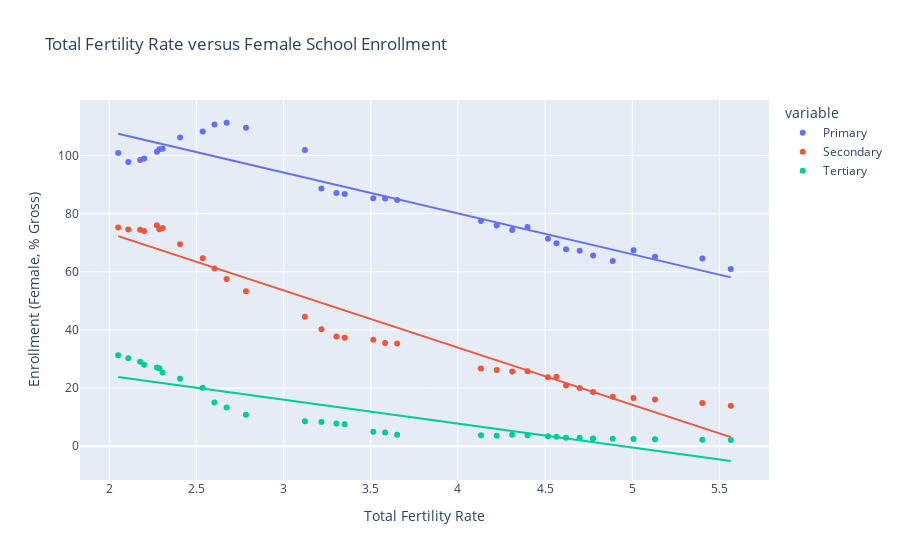

The notebook cell saved with this chart:
### Code cell
# visualize the relationship between fertility and female education

vars = {
    "SP.DYN.TFRT.IN": "Total Fertility Rate",
    "SE.PRM.ENRR.FE": "Primary",
    "SE.SEC.ENRR.FE": "Secondary",
    "SE.TER.ENRR.FE": "Tertiary"
}

school = wbdata.get_dataframe(vars,country='IND').dropna().sort_index()

px.scatter(school, 
           x="Total Fertility Rate", 
           y=["Primary",
              "Secondary",
              "Tertiary"
             ], 
           labels={
               'value': 'Enrollment (Female, % Gross)'
           },
           title='Total Fertility Rate versus Female School Enrollment',
           # adjust trendline and trendline_options as necessary
           trendline="ols"
          )

### Figure 1 — Plotly figure (JSON) as saved in the notebook; plotly's stock layout.template omitted (floating-point values rounded to 4 significant figures)
{"data": [{"hovertemplate": "variable=Primary<br>Total Fertility Rate=%{x}<br>Enrollment (Female, % Gross)=%{y}<extra></extra>", "legendgroup": "Primary", "marker": {"color": "#636efa", "symbol": "circle"}, "mode": "markers", "name": "Primary", "orientation": "v", "showlegend": true, "type": "scatter", "x": [5.565, 5.402, 5.13, 5.007, 4.888, 4.775, 4.698, 4.62, 4.565, 4.516, 4.399, 4.311, 4.222, 4.132, 3.651, 3.582, 3.514, 3.35, 3.303, 3.217, 3.122, 2.784, 2.673, 2.603, 2.536, 2.406, 2.306, 2.287, 2.273, 2.2, 2.177, 2.109, 2.051], "xaxis": "x", "y": [60.93, 64.6, 65.19, 67.39, 63.71, 65.61, 67.29, 67.8, 69.86, 71.38, 75.38, 74.42, 75.91, 77.51, 84.72, 85.2, 85.34, 86.76, 87.15, 88.69, 101.9, 109.6, 111.3, 110.7, 108.3, 106.2, 102.3, 102.2, 101.3, 99.0, 98.46, 97.81, 100.9], "yaxis": "y"}, {"hovertemplate": "<b>OLS trendline</b><br>value = -14.0614 * Total Fertility Rate + 136.347<br>R<sup>2</sup>=0.893247<br><br>variable=Primary<br>Total Fertility Rate=%{x}<br>Enrollment (Female, % Gross)=%{y} <b>(trend)</b><extra></extra>", "legendgroup": "Primary", "marker": {"color": "#636efa", "symbol": "circle"}, "mode": "lines", "name": "Primary", "showlegend": false, "type": "scatter", "x": [2.051, 2.109, 2.177, 2.2, 2.273, 2.287, 2.306, 2.406, 2.536, 2.603, 2.673, 2.784, 3.122, 3.217, 3.303, 3.35, 3.514, 3.582, 3.651, 4.132, 4.222, 4.311, 4.399, 4.516, 4.565, 4.62, 4.698, 4.775, 4.888, 5.007, 5.13, 5.402, 5.565], "xaxis": "x", "y": [107.5, 106.7, 105.7, 105.4, 104.4, 104.2, 103.9, 102.5, 100.7, 99.75, 98.76, 97.2, 92.45, 91.11, 89.9, 89.24, 86.94, 85.98, 85.01, 78.25, 76.98, 75.73, 74.49, 72.85, 72.16, 71.38, 70.29, 69.2, 67.62, 65.94, 64.21, 60.39, 58.1], "yaxis": "y"}, {"hovertemplate": "variable=Secondary<br>Total Fertility Rate=%{x}<br>Enrollment (Female, % Gross)=%{y}<extra></extra>", "legendgroup": "Secondary", "marker": {"color": "#EF553B", "symbol": "circle"}, "mode": "markers", "name": "Secondary", "orientation": "v", "showlegend": true, "type": "scatter", "x": [5.565, 5.402, 5.13, 5.007, 4.888, 4.775, 4.698, 4.62, 4.565, 4.516, 4.399, 4.311, 4.222, 4.132, 3.651, 3.582, 3.514, 3.35, 3.303, 3.217, 3.122, 2.784, 2.673, 2.603, 2.536, 2.406, 2.306, 2.287, 2.273, 2.2, 2.177, 2.109, 2.051], "xaxis": "x", "y": [13.92, 14.88, 16.08, 16.61, 17.03, 18.67, 20.0, 20.89, 23.85, 23.68, 25.83, 25.73, 26.19, 26.75, 35.3, 35.47, 36.64, 37.32, 37.78, 40.28, 44.5, 53.31, 57.52, 61.1, 64.67, 69.48, 75.04, 74.69, 76.04, 74.06, 74.43, 74.52, 75.28], "yaxis": "y"}, {"hovertemplate": "<b>OLS trendline</b><br>value = -19.6806 * Total Fertility Rate + 112.642<br>R<sup>2</sup>=0.940222<br><br>variable=Secondary<br>Total Fertility Rate=%{x}<br>Enrollment (Female, % Gross)=%{y} <b>(trend)</b><extra></extra>", "legendgroup": "Secondary", "marker": {"color": "#EF553B", "symbol": "circle"}, "mode": "lines", "name": "Secondary", "showlegend": false, "type": "scatter", "x": [2.051, 2.109, 2.177, 2.2, 2.273, 2.287, 2.306, 2.406, 2.536, 2.603, 2.673, 2.784, 3.122, 3.217, 3.303, 3.35, 3.514, 3.582, 3.651, 4.132, 4.222, 4.311, 4.399, 4.516, 4.565, 4.62, 4.698, 4.775, 4.888, 5.007, 5.13, 5.402, 5.565], "xaxis": "x", "y": [72.28, 71.14, 69.8, 69.35, 67.91, 67.63, 67.26, 65.29, 62.73, 61.41, 60.04, 57.85, 51.2, 49.33, 47.64, 46.71, 43.48, 42.15, 40.79, 31.32, 29.55, 27.8, 26.07, 23.76, 22.8, 21.72, 20.18, 18.67, 16.44, 14.1, 11.68, 6.328, 3.12], "yaxis": "y"}, {"hovertemplate": "variable=Tertiary<br>Total Fertility Rate=%{x}<br>Enrollment (Female, % Gross)=%{y}<extra></extra>", "legendgroup": "Tertiary", "marker": {"color": "#00cc96", "symbol": "circle"}, "mode": "markers", "name": "Tertiary", "orientation": "v", "showlegend": true, "type": "scatter", "x": [5.565, 5.402, 5.13, 5.007, 4.888, 4.775, 4.698, 4.62, 4.565, 4.516, 4.399, 4.311, 4.222, 4.132, 3.651, 3.582, 3.514, 3.35, 3.303, 3.217, 3.122, 2.784, 2.673, 2.603, 2.536, 2.406, 2.306, 2.287, 2.273, 2.2, 2.177, 2.109, 2.051], "xaxis": "x", "y": [2.173, 2.215, 2.426, 2.499, 2.587, 2.668, 2.887, 2.869, 3.22, 3.399, 3.731, 3.928, 3.628, 3.803, 3.971, 4.708, 4.949, 7.509, 7.845, 8.342, 8.575, 10.81, 13.29, 15.06, 20.09, 23.16, 25.4, 26.82, 27.04, 28.04, 29.06, 30.22, 31.29], "yaxis": "y"}, {"hovertemplate": "<b>OLS trendline</b><br>value = -8.21769 * Total Fertility Rate + 40.6358<br>R<sup>2</sup>=0.782180<br><br>variable=Tertiary<br>Total Fertility Rate=%{x}<br>Enrollment (Female, % Gross)=%{y} <b>(trend)</b><extra></extra>", "legendgroup": "Tertiary", "marker": {"color": "#00cc96", "symbol": "circle"}, "mode": "lines", "name": "Tertiary", "showlegend": false, "type": "scatter", "x": [2.051, 2.109, 2.177, 2.2, 2.273, 2.287, 2.306, 2.406, 2.536, 2.603, 2.673, 2.784, 3.122, 3.217, 3.303, 3.35, 3.514, 3.582, 3.651, 4.132, 4.222, 4.311, 4.399, 4.516, 4.565, 4.62, 4.698, 4.775, 4.888, 5.007, 5.13, 5.402, 5.565], "xaxis": "x", "y": [23.78, 23.3, 22.75, 22.56, 21.96, 21.84, 21.69, 20.86, 19.8, 19.25, 18.67, 17.76, 14.98, 14.2, 13.49, 13.11, 11.76, 11.2, 10.63, 6.68, 5.941, 5.209, 4.486, 3.525, 3.122, 2.67, 2.029, 1.396, 0.4677, -0.5102, -1.521, -3.756, -5.096], "yaxis": "y"}], "layout": {"legend": {"title": {"text": "variable"}, "tracegroupgap": 0}, "title": {"text": "Total Fertility Rate versus Female School Enrollment"}, "xaxis": {"anchor": "y", "domain": [0, 1], "title": {"text": "Total Fertility Rate"}}, "yaxis": {"anchor": "x", "domain": [0, 1], "title": {"text": "Enrollment (Female, % Gross)"}}}}
